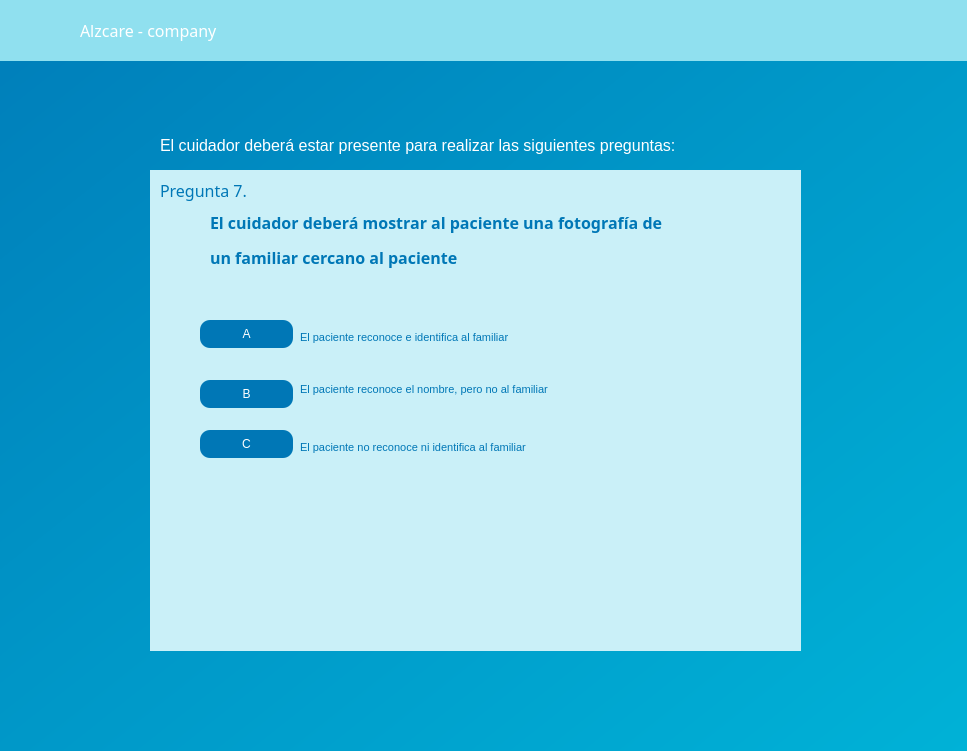
<?xml version="1.0" encoding="UTF-8"?>
<ui version="4.0">
 <class>Form</class>
 <widget class="QWidget" name="Form">
  <property name="geometry">
   <rect>
    <x>0</x>
    <y>0</y>
    <width>967</width>
    <height>751</height>
   </rect>
  </property>
  <property name="windowTitle">
   <string>Form</string>
  </property>
  <widget class="QWidget" name="widget" native="true">
   <property name="geometry">
    <rect>
     <x>-90</x>
     <y>-110</y>
     <width>1101</width>
     <height>881</height>
    </rect>
   </property>
   <property name="styleSheet">
    <string notr="true">QWidget {
    background: qlineargradient(x1:0, y1:0, x2:1, y2:1, stop:0 #0077b6, stop:0.5 #0096c7, stop:1 #00b4d8);
}

QLabel {
    background-color: transparent;  /* Fondo transparente para QLabel */
    color: white;  /* Color del texto del QLabel */
    font-size: 16px;  /* Tamaño de fuente del QLabel */
}

QLineEdit {
    background-color: white;  /* Fondo sólido blanco para QLineEdit */
    border: 2px solid #00b4d8;
    border-radius: 10px;
    padding: 10px;
    font-size: 16px;
    color: black;
}

QLineEdit:focus {
    border: 2px solid #0077b6; /* Color del borde al enfocar */
    outline: none;
}


QPushButton{
	border-radius: 10px;
	color: white;
	background-color: rgb(0, 119, 182)
}</string>
   </property>
   <widget class="QLabel" name="label_5">
    <property name="geometry">
     <rect>
      <x>610</x>
      <y>330</y>
      <width>61</width>
      <height>51</height>
     </rect>
    </property>
    <property name="text">
     <string/>
    </property>
    <property name="pixmap">
     <pixmap resource="recursos_interfazseguimiento7.qrc">:/prefijoNuevo/Alzcare.png</pixmap>
    </property>
   </widget>
   <widget class="QWidget" name="widget_2" native="true">
    <property name="geometry">
     <rect>
      <x>10</x>
      <y>110</y>
      <width>1191</width>
      <height>61</height>
     </rect>
    </property>
    <property name="styleSheet">
     <string notr="true">QWidget{
	background-color: rgb(144, 224, 239);
}</string>
    </property>
    <widget class="QLabel" name="label_2">
     <property name="geometry">
      <rect>
       <x>160</x>
       <y>20</y>
       <width>151</width>
       <height>21</height>
      </rect>
     </property>
     <property name="font">
      <font>
       <family>Montserrat</family>
       <pointsize>-1</pointsize>
       <weight>50</weight>
       <bold>false</bold>
      </font>
     </property>
     <property name="text">
      <string>Alzcare - company</string>
     </property>
    </widget>
    <widget class="QLabel" name="label">
     <property name="geometry">
      <rect>
       <x>100</x>
       <y>10</y>
       <width>41</width>
       <height>41</height>
      </rect>
     </property>
     <property name="text">
      <string/>
     </property>
     <property name="pixmap">
      <pixmap resource="recursos_interfazseguimiento7.qrc">:/prefijoNuevo/Alzcare.png</pixmap>
     </property>
     <property name="scaledContents">
      <bool>true</bool>
     </property>
    </widget>
    <widget class="QPushButton" name="pushButton_regresar">
     <property name="geometry">
      <rect>
       <x>960</x>
       <y>20</y>
       <width>81</width>
       <height>31</height>
      </rect>
     </property>
     <property name="text">
      <string/>
     </property>
     <property name="icon">
      <iconset resource="recursos_interfazseguimiento7.qrc">
       <normaloff>:/prefijoNuevo/regresar.png</normaloff>:/prefijoNuevo/regresar.png</iconset>
     </property>
     <property name="iconSize">
      <size>
       <width>40</width>
       <height>240</height>
      </size>
     </property>
    </widget>
   </widget>
   <widget class="QWidget" name="widget_3" native="true">
    <property name="geometry">
     <rect>
      <x>240</x>
      <y>280</y>
      <width>651</width>
      <height>481</height>
     </rect>
    </property>
    <property name="styleSheet">
     <string notr="true">QWidget{
	background-color: rgb(202, 240, 248);
}
QLabel{
	color: rgb(0, 119, 182);}

QPushButton{
	background-color: rgb(0, 119, 182);
	color: white;
}</string>
    </property>
    <widget class="QLabel" name="label_3">
     <property name="geometry">
      <rect>
       <x>10</x>
       <y>0</y>
       <width>351</width>
       <height>41</height>
      </rect>
     </property>
     <property name="font">
      <font>
       <family>Montserrat</family>
       <pointsize>-1</pointsize>
       <weight>50</weight>
       <bold>false</bold>
      </font>
     </property>
     <property name="text">
      <string>&lt;html&gt;&lt;head/&gt;&lt;body&gt;&lt;p&gt;Pregunta 7.&lt;/p&gt;&lt;/body&gt;&lt;/html&gt;</string>
     </property>
    </widget>
    <widget class="QLabel" name="label_7">
     <property name="geometry">
      <rect>
       <x>60</x>
       <y>40</y>
       <width>571</width>
       <height>61</height>
      </rect>
     </property>
     <property name="font">
      <font>
       <family>Montserrat</family>
       <pointsize>-1</pointsize>
       <weight>75</weight>
       <bold>true</bold>
      </font>
     </property>
     <property name="text">
      <string>&lt;html&gt;&lt;head/&gt;&lt;body&gt;&lt;p&gt;El cuidador deberá mostrar al paciente una fotografía de &lt;/p&gt;&lt;p&gt;un familiar cercano al paciente&lt;/p&gt;&lt;/body&gt;&lt;/html&gt;</string>
     </property>
    </widget>
    <widget class="QPushButton" name="pushButton">
     <property name="geometry">
      <rect>
       <x>50</x>
       <y>150</y>
       <width>93</width>
       <height>28</height>
      </rect>
     </property>
     <property name="text">
      <string>A</string>
     </property>
    </widget>
    <widget class="QPushButton" name="pushButton_B">
     <property name="geometry">
      <rect>
       <x>50</x>
       <y>210</y>
       <width>93</width>
       <height>28</height>
      </rect>
     </property>
     <property name="text">
      <string>B</string>
     </property>
    </widget>
    <widget class="QPushButton" name="pushButton_C">
     <property name="geometry">
      <rect>
       <x>50</x>
       <y>260</y>
       <width>93</width>
       <height>28</height>
      </rect>
     </property>
     <property name="text">
      <string>C</string>
     </property>
    </widget>
    <widget class="QLabel" name="label_A">
     <property name="geometry">
      <rect>
       <x>150</x>
       <y>160</y>
       <width>251</width>
       <height>16</height>
      </rect>
     </property>
     <property name="text">
      <string>&lt;html&gt;&lt;head/&gt;&lt;body&gt;&lt;p&gt;&lt;span style=&quot; font-size:8pt;&quot;&gt;El paciente reconoce e identifica al familiar&lt;/span&gt;&lt;/p&gt;&lt;/body&gt;&lt;/html&gt;</string>
     </property>
    </widget>
    <widget class="QLabel" name="label_B">
     <property name="geometry">
      <rect>
       <x>150</x>
       <y>210</y>
       <width>301</width>
       <height>20</height>
      </rect>
     </property>
     <property name="text">
      <string>&lt;html&gt;&lt;head/&gt;&lt;body&gt;&lt;p&gt;&lt;span style=&quot; font-size:8pt;&quot;&gt;El paciente reconoce el nombre, pero no al familiar&lt;/span&gt;&lt;/p&gt;&lt;/body&gt;&lt;/html&gt;</string>
     </property>
    </widget>
    <widget class="QLabel" name="label_C">
     <property name="geometry">
      <rect>
       <x>150</x>
       <y>270</y>
       <width>271</width>
       <height>16</height>
      </rect>
     </property>
     <property name="text">
      <string>&lt;html&gt;&lt;head/&gt;&lt;body&gt;&lt;p&gt;&lt;span style=&quot; font-size:8pt;&quot;&gt;El paciente no reconoce ni identifica al familiar&lt;/span&gt;&lt;/p&gt;&lt;/body&gt;&lt;/html&gt;</string>
     </property>
    </widget>
    <widget class="QLabel" name="label_4">
     <property name="geometry">
      <rect>
       <x>270</x>
       <y>330</y>
       <width>151</width>
       <height>131</height>
      </rect>
     </property>
     <property name="text">
      <string/>
     </property>
     <property name="pixmap">
      <pixmap resource="recursos_interfazseguimiento7.qrc">:/prefijoNuevo/foto_int7.png</pixmap>
     </property>
     <property name="scaledContents">
      <bool>true</bool>
     </property>
    </widget>
   </widget>
   <widget class="QLabel" name="label_6">
    <property name="geometry">
     <rect>
      <x>250</x>
      <y>240</y>
      <width>531</width>
      <height>31</height>
     </rect>
    </property>
    <property name="text">
     <string>El cuidador deberá estar presente para realizar las siguientes preguntas:</string>
    </property>
   </widget>
  </widget>
 </widget>
 <resources>
  <include location="recursos_interfazseguimiento7.qrc"/>
 </resources>
 <connections/>
</ui>
